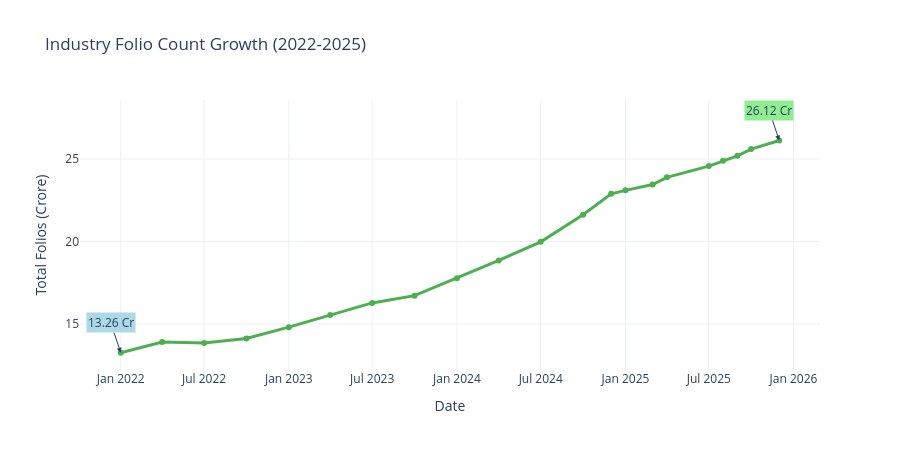

The notebook cell this image was saved under:
### Code cell
print("Folio columns:", df_folio.columns.tolist())
print(df_folio.head(3))

date_col = df_folio.columns[0]
total_col = [c for c in df_folio.columns if "total" in c.lower() or "folio" in c.lower()][0]

df_folio["date_dt"] = pd.to_datetime(df_folio[date_col], errors="coerce")
df_folio_sorted = df_folio.sort_values("date_dt")

fig = px.line(
    df_folio_sorted,
    x="date_dt",
    y=total_col,
    title="Industry Folio Count Growth (2022-2025)",
    labels={total_col: "Total Folios (Crore)", "date_dt": "Date"},
    template="plotly_white",
    markers=True
)

fig.add_annotation(x="2022-01-01", y=13.26, text="13.26 Cr", showarrow=True, arrowhead=2, bgcolor="lightblue")
fig.add_annotation(x="2025-12-01", y=26.12, text="26.12 Cr", showarrow=True, arrowhead=2, bgcolor="lightgreen")

fig.update_traces(line_color="#4CAF50", line_width=3)
fig.update_layout(height=450)
fig.show()
fig.write_image(str(REPORTS / "chart7_folio_growth.png"))
print("Chart 7 saved")

### Figure 1 — Plotly figure (JSON) as saved in the notebook; plotly's stock layout.template omitted (floating-point values rounded to 4 significant figures)
{"data": [{"hovertemplate": "Date=%{x}<br>Total Folios (Crore)=%{y}<extra></extra>", "legendgroup": "", "line": {"color": "#4CAF50", "dash": "solid", "width": 3}, "marker": {"symbol": "circle"}, "mode": "lines+markers", "name": "", "orientation": "v", "showlegend": false, "type": "scatter", "x": ["2022-01-01T00:00:00", "2022-04-01T00:00:00", "2022-07-01T00:00:00", "2022-10-01T00:00:00", "2023-01-01T00:00:00", "2023-04-01T00:00:00", "2023-07-01T00:00:00", "2023-10-01T00:00:00", "2024-01-01T00:00:00", "2024-04-01T00:00:00", "2024-07-01T00:00:00", "2024-10-01T00:00:00", "2024-12-01T00:00:00", "2025-01-01T00:00:00", "2025-03-01T00:00:00", "2025-04-01T00:00:00", "2025-07-01T00:00:00", "2025-08-01T00:00:00", "2025-09-01T00:00:00", "2025-10-01T00:00:00", "2025-12-01T00:00:00"], "xaxis": "x", "y": [13.26, 13.91, 13.85, 14.12, 14.81, 15.54, 16.28, 16.72, 17.78, 18.85, 19.98, 21.62, 22.89, 23.1, 23.45, 23.89, 24.57, 24.89, 25.19, 25.6, 26.12], "yaxis": "y"}], "layout": {"annotations": [{"arrowhead": 2, "bgcolor": "lightblue", "showarrow": true, "text": "13.26 Cr", "x": "2022-01-01", "y": 13.26}, {"arrowhead": 2, "bgcolor": "lightgreen", "showarrow": true, "text": "26.12 Cr", "x": "2025-12-01", "y": 26.12}], "height": 450, "legend": {"tracegroupgap": 0}, "title": {"text": "Industry Folio Count Growth (2022-2025)"}, "xaxis": {"anchor": "y", "domain": [0, 1], "title": {"text": "Date"}}, "yaxis": {"anchor": "x", "domain": [0, 1], "title": {"text": "Total Folios (Crore)"}}}}
